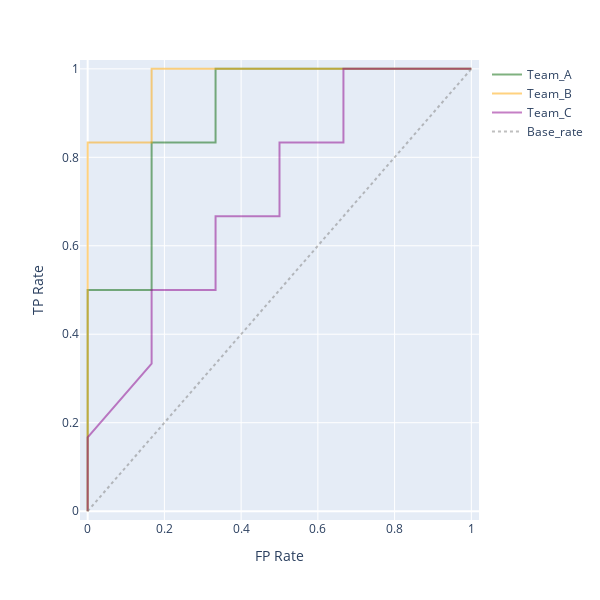

The cell this chart's notebook holds for it:
### Code cell
# ROC Curve

fig = px.line(x=fpr,y=tpr)
fig.update_traces(line_color='darkgreen',opacity=0.5,name='Team_A',showlegend=True)

fig_2 = px.line(x=fpr_b,y=tpr_b)
fig_2.update_traces(line_color='orange',opacity=0.5,name='Team_B',showlegend=True)
fig.add_trace(fig_2.data[0])

fig_3 = px.line(x=fpr_c,y=tpr_c)
fig_3.update_traces(line_color='darkmagenta',opacity=0.5,name='Team_C',showlegend=True)
fig.add_trace(fig_3.data[0])

fig_4 = px.line(x=[0,1],y=[0,1])
fig_4.update_traces(line=dict(dash="dot", width=2),line_color='gray',opacity=0.5,name='Base_rate',showlegend=True)
fig.add_trace(fig_4.data[0])


# plot update
fig.update_layout(width=600,height=600)
fig.update_xaxes(title_text='FP Rate',range=[-0.02,1.02])
fig.update_yaxes(title_text='TP Rate',range=[-0.02,1.02])

fig.show()

from plotly.io import write_image
#... Generate the fig here.
fig.write_json("ROC_curve.json")

### Figure 1 — Plotly figure (JSON) as saved in the notebook; plotly's stock layout.template omitted (floating-point values rounded to 4 significant figures)
{"data": [{"hovertemplate": "x=%{x}<br>y=%{y}<extra></extra>", "legendgroup": "", "line": {"color": "darkgreen", "dash": "solid"}, "marker": {"symbol": "circle"}, "mode": "lines", "name": "Team_A", "opacity": 0.5, "orientation": "v", "showlegend": true, "type": "scatter", "x": [0, 0, 0, 0.1667, 0.1667, 0.3333, 0.3333, 1], "xaxis": "x", "y": [0, 0.1667, 0.5, 0.5, 0.8333, 0.8333, 1, 1], "yaxis": "y"}, {"hovertemplate": "x=%{x}<br>y=%{y}<extra></extra>", "legendgroup": "", "line": {"color": "orange", "dash": "solid"}, "marker": {"symbol": "circle"}, "mode": "lines", "name": "Team_B", "opacity": 0.5, "orientation": "v", "showlegend": true, "type": "scatter", "x": [0, 0, 0, 0.1667, 0.1667, 1], "xaxis": "x", "y": [0, 0.1667, 0.8333, 0.8333, 1, 1], "yaxis": "y"}, {"hovertemplate": "x=%{x}<br>y=%{y}<extra></extra>", "legendgroup": "", "line": {"color": "darkmagenta", "dash": "solid"}, "marker": {"symbol": "circle"}, "mode": "lines", "name": "Team_C", "opacity": 0.5, "orientation": "v", "showlegend": true, "type": "scatter", "x": [0, 0, 0.1667, 0.1667, 0.3333, 0.3333, 0.5, 0.5, 0.6667, 0.6667, 1], "xaxis": "x", "y": [0, 0.1667, 0.3333, 0.5, 0.5, 0.6667, 0.6667, 0.8333, 0.8333, 1, 1], "yaxis": "y"}, {"hovertemplate": "x=%{x}<br>y=%{y}<extra></extra>", "legendgroup": "", "line": {"color": "gray", "dash": "dot", "width": 2}, "marker": {"symbol": "circle"}, "mode": "lines", "name": "Base_rate", "opacity": 0.5, "orientation": "v", "showlegend": true, "type": "scatter", "x": [0, 1], "xaxis": "x", "y": [0, 1], "yaxis": "y"}], "layout": {"height": 600, "legend": {"tracegroupgap": 0}, "margin": {"t": 60}, "width": 600, "xaxis": {"anchor": "y", "domain": [0, 1], "range": [-0.02, 1.02], "title": {"text": "FP Rate"}}, "yaxis": {"anchor": "x", "domain": [0, 1], "range": [-0.02, 1.02], "title": {"text": "TP Rate"}}}}
